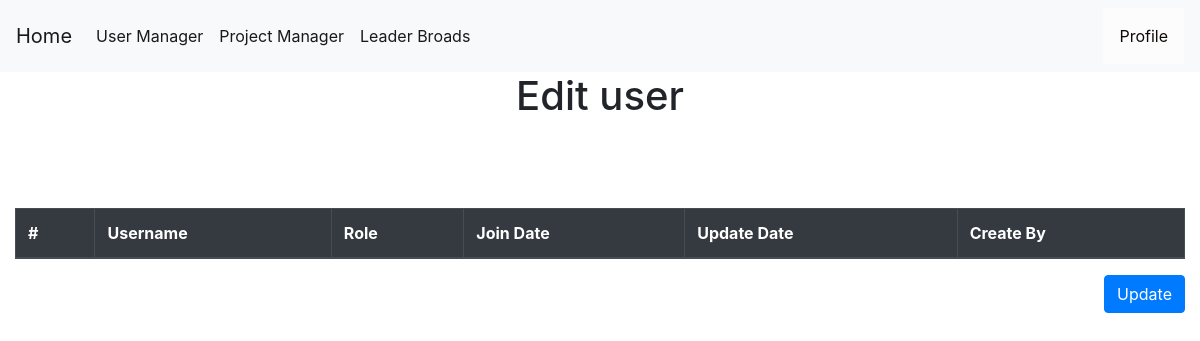
/edituser/4 (signed in), run on an earlier commit of the app's database.
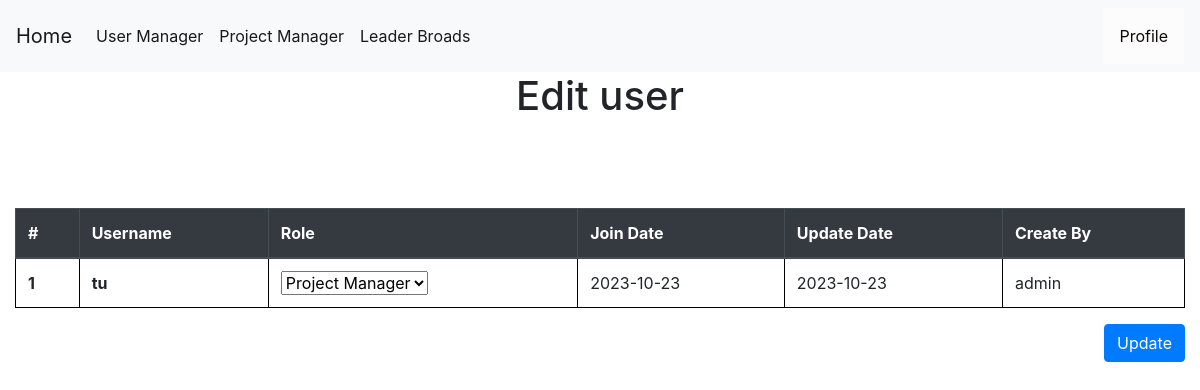
And on a later commit of the database.
### tables this page shows
CREATE TABLE users (
    userid INTEGER PRIMARY KEY AUTOINCREMENT,
    username TEXT NOT NULL,
    password TEXT NOT NULL,
    join_date date NOT NULL,
    update_date date,
    create_by TEXT NOT NULL,
    update_by TEXT,
    isactive INTEGER NOT NULL,
    role TEXT NOT NULL
);

### app.py (the view, shortened to what this page needs)
@app.route('/edituser/<int:id>', methods=('GET', 'POST'))
def edituser(id):
    if session["userid"] == None:
        return redirect(url_for('login'))
    currentuser = get_current_user()
    if currentuser["role"] != 'Administrator':
        return render_template('403.html',)
    msg=''
    if session["userid"] == None:
        return redirect(url_for('login'))
    conn = get_db_connection()
    update = conn.execute('SELECT * FROM users WHERE userid = ?',(id,)).fetchall()
    conn.commit()
    conn.close()
    if update is not None:
        return render_template('edit_user.html',currentuser=currentuser, update=update,msg=msg)

### app.py (called while the page is built)
def get_db_connection():
    conn = sqlite3.connect('database.db')
    conn.row_factory = sqlite3.Row
    return conn

def get_current_user():
    userid = session["userid"]
    conn = get_db_connection()
    user = conn.execute('SELECT * FROM users WHERE userid = ?',(userid,)).fetchone()
    conn.commit()
    conn.close()
    return user

### templates/edit_user.html (shortened to what this page needs)
{% extends 'base.html' %}
{% block content %}
    <center><h1>{% block title %} Edit user  {% endblock %}</h1></center>
    <link rel= "stylesheet" type= "text/css" href= "{{ url_for('static',filename='css/showuser.css') }}">
  <form method="post">
    <table class="table">
        <thead class="thead-dark">
          <tr>
            <th scope="col">#</th>
            <th scope="col">Username</th>
            <th scope="col">Role</th>
            <th scope="col">Join Date</th>
            <th scope="col">Update Date</th>
            <th scope="col">Create By</th>
          </tr>
        </thead>
        <tbody>
        {% for user in update %}
          <tr>
            <th class="counterCell"></th>
            <th scope="row">{{ user.username }}</th>
            <td><select name="role" id="role">
                <option value="Project Manager">Project Manager</option>
              </select></td>
            <td>{{ user.join_date }}</td>
            <td>{{ user.update_date }}</td>
            <td>{{ user.create_by }}</td>
          </tr>
        {% endfor %}
        </tbody>
      </table>
      <div class="form-group">
        <button class="btn btn-primary" style="float: right;" role="button" aria-pressed="true" type="submit" class="btn btn-primary">Update</button>
        </div>
  </form>
{% endblock %}

What changed in the data, as far as the page shows it:
added users: username "tu", join_date "2023-10-23", update_date "2023-10-23", create_by "admin"
